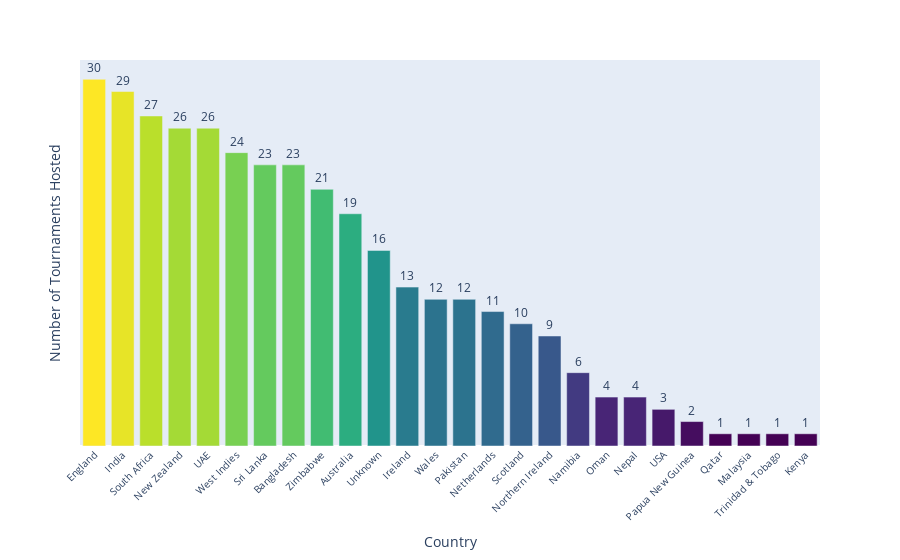

The cell this chart's notebook holds for it:
### Markdown cell above
### No of total tournaments hosted by country

### Code cell
#plotly bar chart
fig = px.bar(tournaments_sorted,x='country',y='tournamentLabel',text='tournamentLabel',color='tournamentLabel',
             color_continuous_scale='Viridis',
)

#layout
fig.update_layout(
    #title="Number of Tournaments Hosted by Each Country",
    xaxis_title="Country",yaxis_title="Number of Tournaments Hosted",
    xaxis=dict(tickangle=-45, tickfont=dict(size=10)),
    yaxis=dict(showticklabels=False, showgrid=False),
    autosize=True,
    showlegend=False,
    coloraxis_showscale=False,  # Hide the color scale
)

# hover text
fig.update_traces(texttemplate='%{text}', textposition='outside')

# Show the plot
fig.show()

### Figure 1 — Plotly figure (JSON) as saved in the notebook; plotly's stock layout.template omitted (floating-point values rounded to 4 significant figures)
{"data": [{"alignmentgroup": "True", "hovertemplate": "country=%{x}<br>tournamentLabel=%{marker.color}<extra></extra>", "legendgroup": "", "marker": {"color": [30, 29, 27, 26, 26, 24, 23, 23, 21, 19, 16, 13, 12, 12, 11, 10, 9, 6, 4, 4, 3, 2, 1, 1, 1, 1], "coloraxis": "coloraxis", "pattern": {"shape": ""}}, "name": "", "offsetgroup": "", "orientation": "v", "showlegend": false, "text": [30, 29, 27, 26, 26, 24, 23, 23, 21, 19, 16, 13, 12, 12, 11, 10, 9, 6, 4, 4, 3, 2, 1, 1, 1, 1], "textposition": "outside", "texttemplate": "%{text}", "type": "bar", "x": ["England", "India", "South Africa", "New Zealand", "UAE", "West Indies", "Sri Lanka", "Bangladesh", "Zimbabwe", "Australia", "Unknown", "Ireland", "Wales", "Pakistan", "Netherlands", "Scotland", "Northern Ireland", "Namibia", "Oman", "Nepal", "USA", "Papua New Guinea", "Qatar", "Malaysia", "Trinidad & Tobago", "Kenya"], "xaxis": "x", "y": [30, 29, 27, 26, 26, 24, 23, 23, 21, 19, 16, 13, 12, 12, 11, 10, 9, 6, 4, 4, 3, 2, 1, 1, 1, 1], "yaxis": "y"}], "layout": {"autosize": true, "barmode": "relative", "coloraxis": {"colorbar": {"title": {"text": "tournamentLabel"}}, "colorscale": [[0, "#440154"], [0.1111, "#482878"], [0.2222, "#3e4989"], [0.3333, "#31688e"], [0.4444, "#26828e"], [0.5556, "#1f9e89"], [0.6667, "#35b779"], [0.7778, "#6ece58"], [0.8889, "#b5de2b"], [1, "#fde725"]], "showscale": false}, "legend": {"tracegroupgap": 0}, "margin": {"t": 60}, "showlegend": false, "xaxis": {"anchor": "y", "domain": [0, 1], "tickangle": -45, "tickfont": {"size": 10}, "title": {"text": "Country"}}, "yaxis": {"anchor": "x", "domain": [0, 1], "showgrid": false, "showticklabels": false, "title": {"text": "Number of Tournaments Hosted"}}}}
